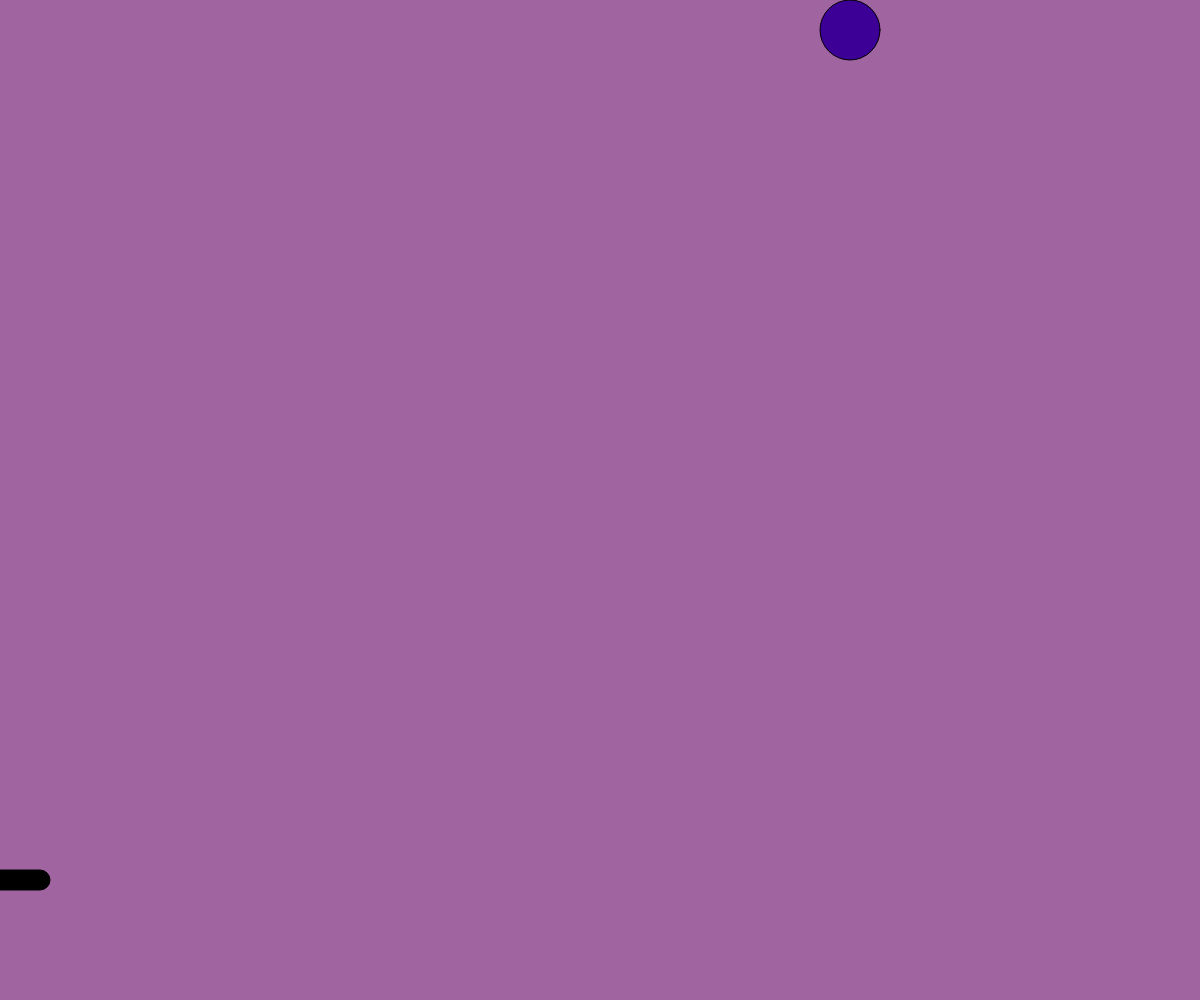
Frame 1 (no input)
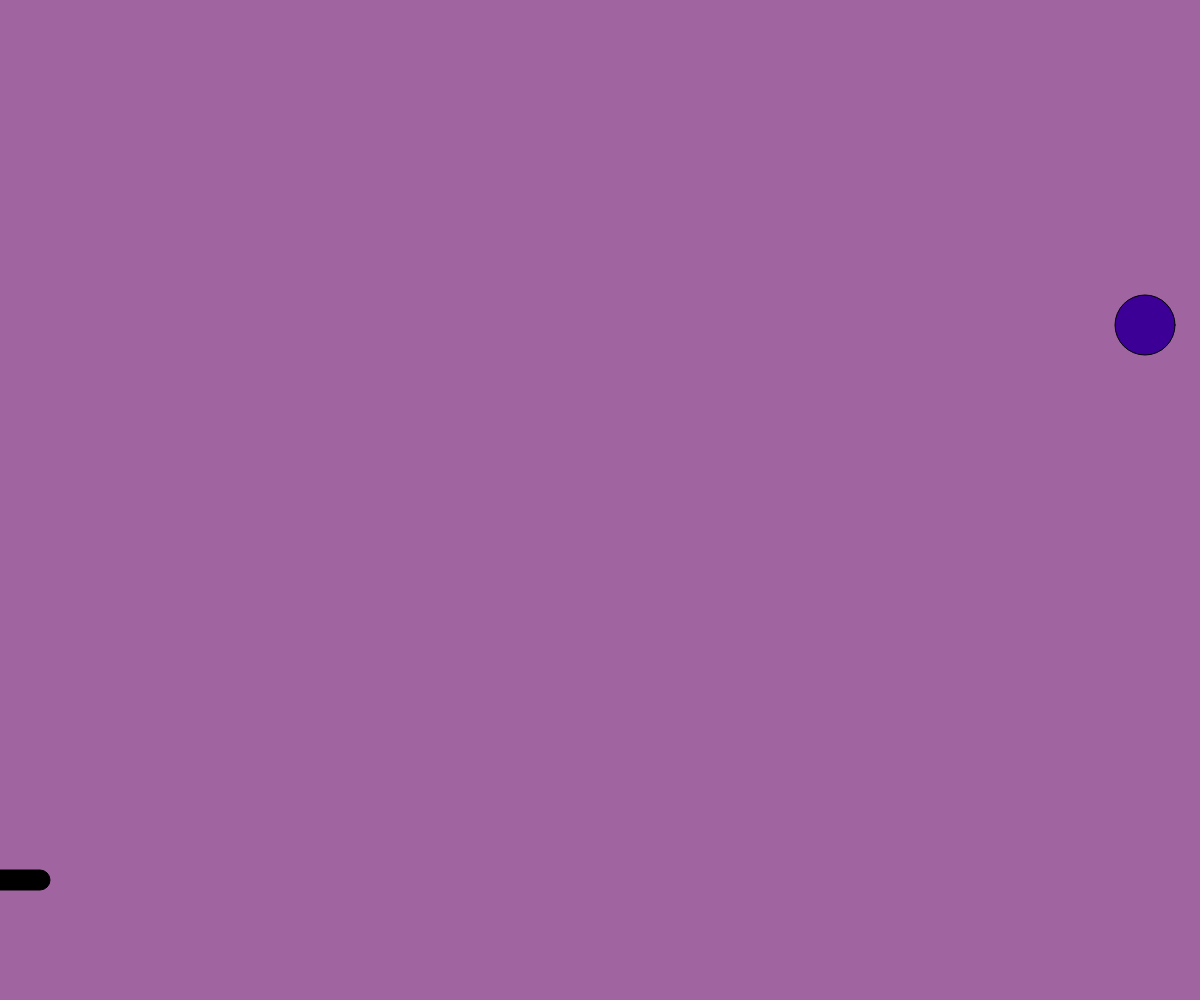
Frame 60 (no input)
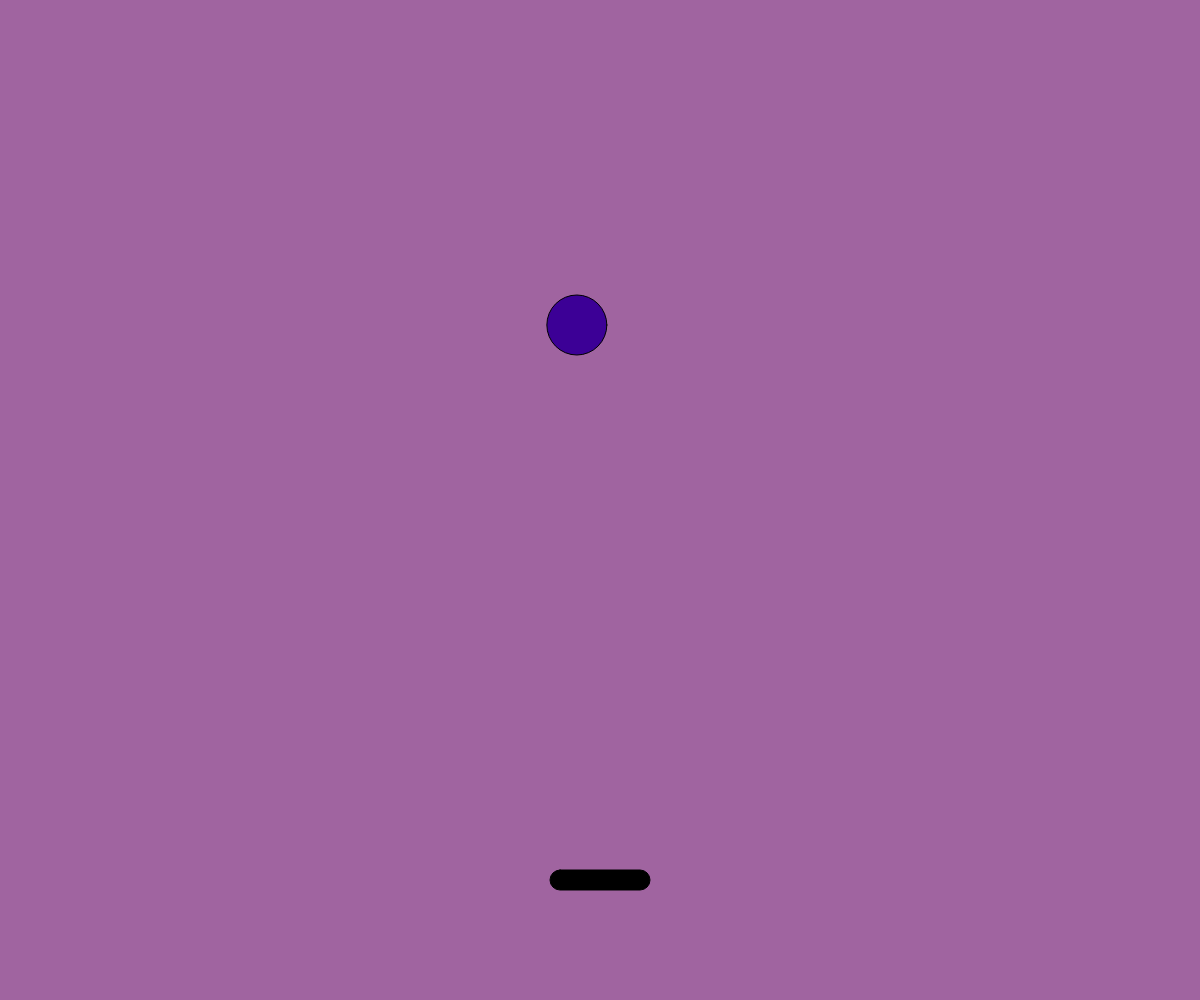
Frame 120 (the mouse pressed at the canvas centre since frame 60)

The p5.js sketch that drew these frames (run headless with seeded random() and noise() and a simulated clock; from frame 60 on, the mouse is pressed at the canvas centre):

// p5.js sketch
// ── sketch.js
let x, y;
let radius = 30;
let x_dir = 1;
let y_dir = 1;
let rate = 5;
let w = 20;
let l = 100;
let bar_line = 130;

function setup() {
  createCanvas(windowWidth, windowHeight);
  x = random(50, width - radius);
  y = radius; //random(50, height - radius - bar_line);
  //strokeWeight(2);
}

function draw() { 
  background(160, 100, 160);
  ball();
  bar();
  //strokeWeight(0.5)
} 

function bar() {
  fill(0);
  rectMode(CENTER);
  rect(mouseX, height - bar_line + w / 2, l, w, 20);
}

function ball() {
  fill(60, 0, 150);
  circle(x, y, 2 * radius);

  if (x > (width - radius) || x < radius) {
    x_dir *= -1;
  }

  if (y < radius) {
    y_dir *= -1;
  }
  //if (y > (height - radius - 150) || y < radius) {
  if (y > height - radius - bar_line)
    if (x < mouseX + l / 2 && x > mouseX - l / 2)
      y_dir *= -1;
    else
      stop_ball();
  //}

  x = x + rate * x_dir;
  y = y + rate * y_dir;
  /*
  if (mouseY < (height - radius - 150)) {
    x = mouseX;
    y = mouseY;
  }

  /*
  x = 375;
  y = height - radius - 150;
  */
}

function stop_ball() {
  frameRate(0);
  textSize(40);
  textFont('Consolas');
  text('uff, GAME OVER!', (width / 2) - (textWidth('GAME OVER!') / 2), height / 2);
  
}

function mousePressed() {
  //if (frameRate() == 0) {
  x = random(50, width - radius);
  y = radius;
  frameRate(60);
  //}
}
